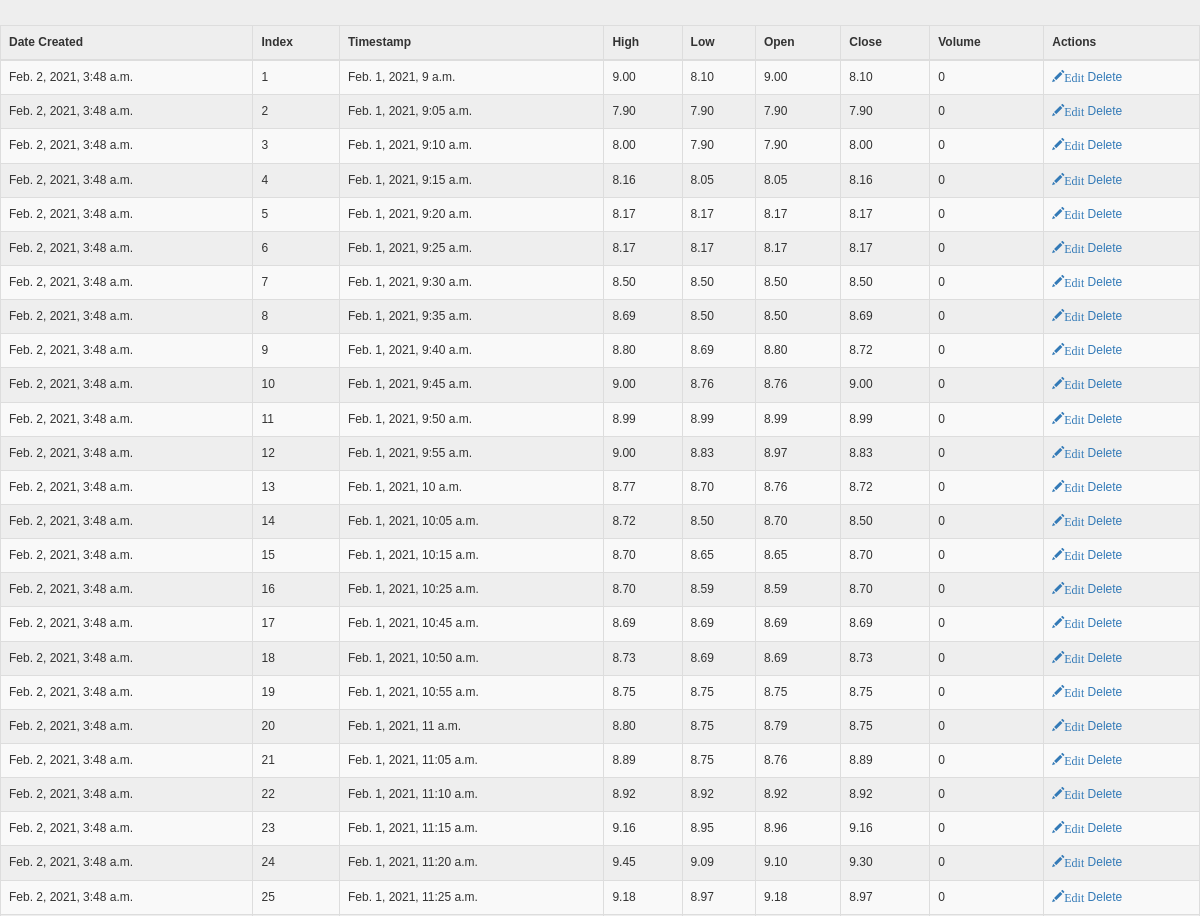
/ (upper part), run on an earlier commit of the app's database.
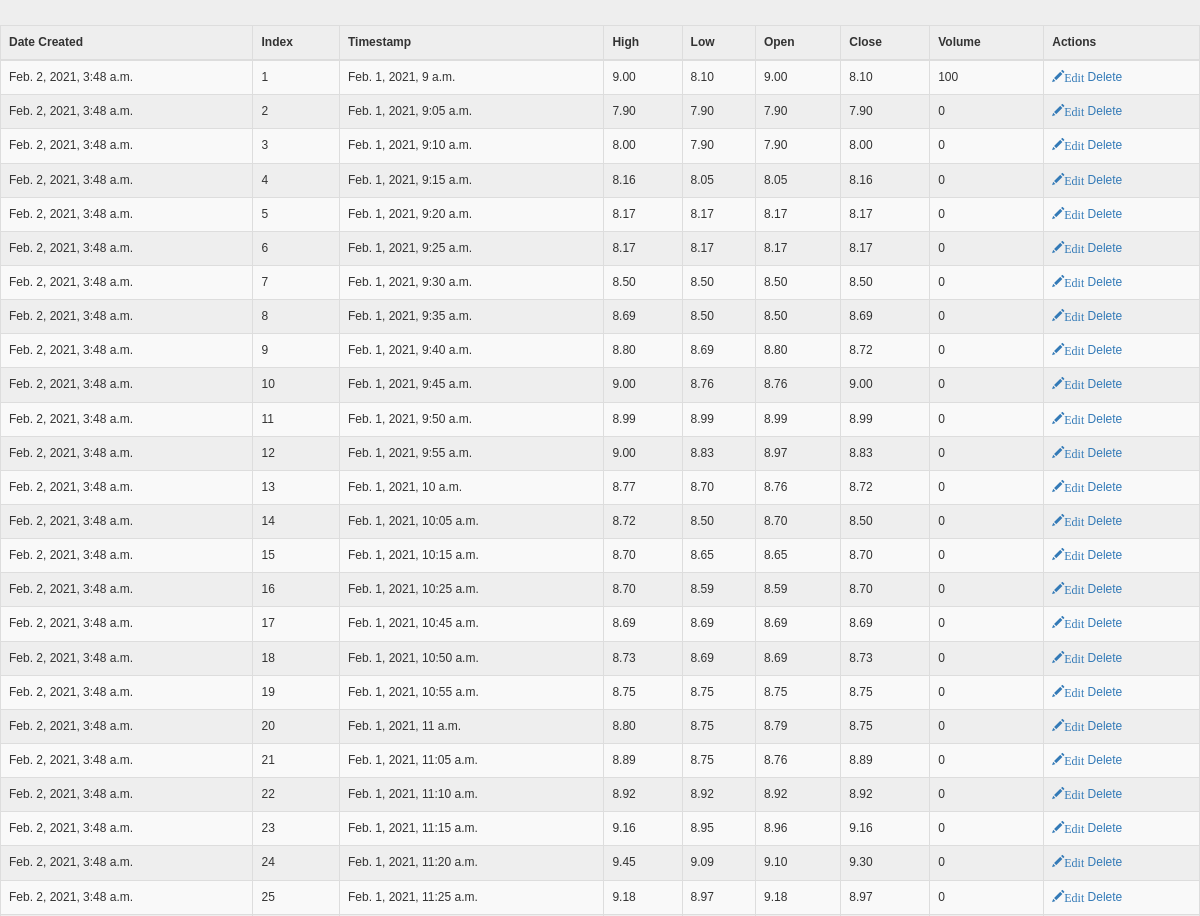
And on a later commit of the database.
### Statistics/models.py (models this page shows)
class YearlyTable(models.Model):
    productdate = models.DateTimeField(auto_now_add=True,auto_now=False)
    index = models.IntegerField()
    timestamp = models.DateTimeField()
    high = models.DecimalField(decimal_places=2, max_digits=7)
    low = models.DecimalField(decimal_places=2, max_digits=7)
    open = models.DecimalField(decimal_places=2, max_digits=7)
    close = models.DecimalField(decimal_places=2, max_digits=7)
    volume = models.BigIntegerField()

### Statistics/views.py (the view)
# urls.py: path('', views.show),
def show(request):
    records = YearlyTable.objects.all().order_by('index')
    return render(request,"show.html",{'records':records})

### Statistics/Templates/show.html (shortened to what this page needs)
<!DOCTYPE html>
<html lang="en">
<head>
    <link rel="stylesheet" href="https://maxcdn.bootstrapcdn.com/bootstrap/3.4.1/css/bootstrap.min.css">
</head>
<body>
<table class="table table-striped table-bordered table-sm">
    <thead class="thead-dark">
    <tr>
        <th>Date Created</th>
        <th>Index</th>
        <th>Timestamp</th>
        <th>High</th>
        <th>Low</th>
        <th>Open</th>
        <th>Close</th>
        <th>Volume</th>
        <th>Actions</th>
    </tr>
    </thead>
    <tbody>
{% for record in records %}
    <tr>
        <td>{{ record.productdate }}</td>
        <td>{{ record.index }}</td>
        <td>{{ record.timestamp }}</td>
        <td>{{ record.high }}</td>
        <td>{{ record.low }}</td>
        <td>{{ record.open }}</td>
        <td>{{ record.close }}</td>
        <td>{{ record.volume }}</td>
        <td>
            <a href="/edit/{{ record.index }}"><span class="glyphicon glyphicon-pencil" >Edit</span></a>
            <a href="/delete/{{ record.index }}">Delete</a>
        </td>
    </tr>
{% endfor %}
    </tbody>
</table>
<br>
<br>
</body>
</html>

What changed in the data, as far as the page shows it:
changed YearlyTable "Feb. 1, 2021, 9 a.m.": volume "0" → "100"
